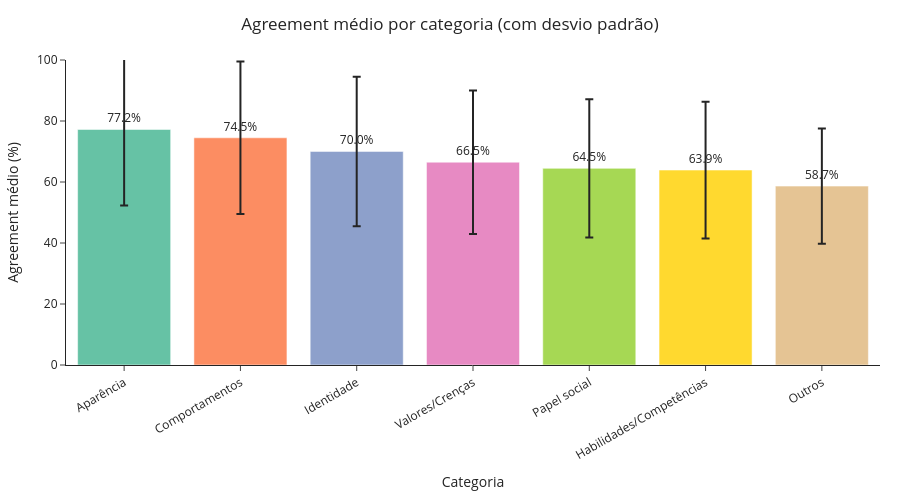

Notebook source saved alongside this figure:
### Code cell
# if not agreement_by_class.empty:
#     fig = px.bar(
#         agreement_by_class,
#         x='categoria',
#         y='agreement_medio_pct',
#         error_y='agreement_desvio_pct',
#         text='agreement_medio_pct',
#         title='Agreement médio por categoria (com desvio padrão)',
#     )
#     fig.update_traces(texttemplate='%{text:.2f}%', textposition='outside')
#     y_max = agreement_by_class['agreement_medio_pct'].max()
#     y_err = agreement_by_class['agreement_desvio_pct'].fillna(0).max()
#     fig.update_layout(
#         yaxis_title='Agreement médio (%)',
#         xaxis_title='Categoria',
#         yaxis_range=[0, min(100, y_max + y_err * 1.1)],
#         uniformtext_minsize=10,
#         uniformtext_mode='hide'
#     )
#     fig.show()
# else:
#     print('Sem dados de agreement por categoria para exibir.')

LABELS = {
    "identidade": "Identidade",
    "aparencia": "Aparência",
    "papel_social": "Papel social",
    "habilidades": "Habilidades/Competências",
    "valores": "Valores/Crenças",
    "comportamentos": "Comportamentos",
    "outros": "Outros",
}

if not agreement_by_class.empty:
    # Ordena pelas categorias com maior agreement médio
    agreement_by_class = agreement_by_class.sort_values(
        'agreement_medio_pct', ascending=False
    ).copy()

    # Nome amigável da categoria
    agreement_by_class['label_categoria'] = agreement_by_class['categoria'].map(LABELS)

    fig = px.bar(
        agreement_by_class,
        x='categoria',
        y='agreement_medio_pct',
        error_y='agreement_desvio_pct',
        text='agreement_medio_pct',  # texto = valor numérico
        title='Agreement médio por categoria (com desvio padrão)',
        color='categoria',
        color_discrete_sequence=px.colors.qualitative.Set2,
    )

    fig.update_traces(
        texttemplate='%{text:.1f}%',  # uma casa decimal + %
        textposition='outside',
        hovertemplate=(
            '<b>%{customdata[0]}</b><br>'
            'Agreement médio: %{y:.1f}%<br>'
            'Desvio padrão: %{customdata[1]:.1f}%'
            '<extra></extra>'
        ),
        customdata=agreement_by_class[['label_categoria', 'agreement_desvio_pct']].values
    )

    y_max = agreement_by_class['agreement_medio_pct'].max()
    y_err = agreement_by_class['agreement_desvio_pct'].fillna(0).max()

    fig.update_layout(
        template='simple_white',
        showlegend=False,  # sem legenda
        yaxis_title='Agreement médio (%)',
        xaxis_title='Categoria',
        title_x=0.5,
        uniformtext_minsize=10,
        uniformtext_mode='hide',
        margin=dict(l=40, r=20, t=60, b=80),
        height=500,
        xaxis=dict(
            tickangle=-30,
            tickmode='array',
            tickvals=agreement_by_class['categoria'],
            ticktext=agreement_by_class['label_categoria'],
            categoryorder='array',
            categoryarray=agreement_by_class['categoria'].tolist()
        ),
        yaxis=dict(
            range=[0, min(100, y_max + y_err * 1.25)]
        )
    )

    fig.show()
else:
    print('Sem dados de agreement por categoria para exibir.')

### Figure 1 — Plotly figure (JSON) as saved in the notebook; plotly's stock layout.template omitted (floating-point values rounded to 4 significant figures)
{"data": [{"customdata": [["Aparência", 24.91], ["Comportamentos", 25.0], ["Identidade", 24.5], ["Valores/Crenças", 23.53], ["Papel social", 22.69], ["Habilidades/Competências", 22.43], ["Outros", 18.92]], "error_y": {"array": [24.91]}, "hovertemplate": "<b>%{customdata[0]}</b><br>Agreement médio: %{y:.1f}%<br>Desvio padrão: %{customdata[1]:.1f}%<extra></extra>", "legendgroup": "aparencia", "marker": {"color": "rgb(102,194,165)", "pattern": {"shape": ""}}, "name": "aparencia", "orientation": "v", "showlegend": true, "text": [77.22], "textposition": "outside", "texttemplate": "%{text:.1f}%", "type": "bar", "x": ["aparencia"], "xaxis": "x", "y": [77.22], "yaxis": "y"}, {"customdata": [["Aparência", 24.91], ["Comportamentos", 25.0], ["Identidade", 24.5], ["Valores/Crenças", 23.53], ["Papel social", 22.69], ["Habilidades/Competências", 22.43], ["Outros", 18.92]], "error_y": {"array": [25.0]}, "hovertemplate": "<b>%{customdata[0]}</b><br>Agreement médio: %{y:.1f}%<br>Desvio padrão: %{customdata[1]:.1f}%<extra></extra>", "legendgroup": "comportamentos", "marker": {"color": "rgb(252,141,98)", "pattern": {"shape": ""}}, "name": "comportamentos", "orientation": "v", "showlegend": true, "text": [74.49], "textposition": "outside", "texttemplate": "%{text:.1f}%", "type": "bar", "x": ["comportamentos"], "xaxis": "x", "y": [74.49], "yaxis": "y"}, {"customdata": [["Aparência", 24.91], ["Comportamentos", 25.0], ["Identidade", 24.5], ["Valores/Crenças", 23.53], ["Papel social", 22.69], ["Habilidades/Competências", 22.43], ["Outros", 18.92]], "error_y": {"array": [24.5]}, "hovertemplate": "<b>%{customdata[0]}</b><br>Agreement médio: %{y:.1f}%<br>Desvio padrão: %{customdata[1]:.1f}%<extra></extra>", "legendgroup": "identidade", "marker": {"color": "rgb(141,160,203)", "pattern": {"shape": ""}}, "name": "identidade", "orientation": "v", "showlegend": true, "text": [70.03], "textposition": "outside", "texttemplate": "%{text:.1f}%", "type": "bar", "x": ["identidade"], "xaxis": "x", "y": [70.03], "yaxis": "y"}, {"customdata": [["Aparência", 24.91], ["Comportamentos", 25.0], ["Identidade", 24.5], ["Valores/Crenças", 23.53], ["Papel social", 22.69], ["Habilidades/Competências", 22.43], ["Outros", 18.92]], "error_y": {"array": [23.53]}, "hovertemplate": "<b>%{customdata[0]}</b><br>Agreement médio: %{y:.1f}%<br>Desvio padrão: %{customdata[1]:.1f}%<extra></extra>", "legendgroup": "valores", "marker": {"color": "rgb(231,138,195)", "pattern": {"shape": ""}}, "name": "valores", "orientation": "v", "showlegend": true, "text": [66.49], "textposition": "outside", "texttemplate": "%{text:.1f}%", "type": "bar", "x": ["valores"], "xaxis": "x", "y": [66.49], "yaxis": "y"}, {"customdata": [["Aparência", 24.91], ["Comportamentos", 25.0], ["Identidade", 24.5], ["Valores/Crenças", 23.53], ["Papel social", 22.69], ["Habilidades/Competências", 22.43], ["Outros", 18.92]], "error_y": {"array": [22.69]}, "hovertemplate": "<b>%{customdata[0]}</b><br>Agreement médio: %{y:.1f}%<br>Desvio padrão: %{customdata[1]:.1f}%<extra></extra>", "legendgroup": "papel_social", "marker": {"color": "rgb(166,216,84)", "pattern": {"shape": ""}}, "name": "papel_social", "orientation": "v", "showlegend": true, "text": [64.47], "textposition": "outside", "texttemplate": "%{text:.1f}%", "type": "bar", "x": ["papel_social"], "xaxis": "x", "y": [64.47], "yaxis": "y"}, {"customdata": [["Aparência", 24.91], ["Comportamentos", 25.0], ["Identidade", 24.5], ["Valores/Crenças", 23.53], ["Papel social", 22.69], ["Habilidades/Competências", 22.43], ["Outros", 18.92]], "error_y": {"array": [22.43]}, "hovertemplate": "<b>%{customdata[0]}</b><br>Agreement médio: %{y:.1f}%<br>Desvio padrão: %{customdata[1]:.1f}%<extra></extra>", "legendgroup": "habilidades", "marker": {"color": "rgb(255,217,47)", "pattern": {"shape": ""}}, "name": "habilidades", "orientation": "v", "showlegend": true, "text": [63.91], "textposition": "outside", "texttemplate": "%{text:.1f}%", "type": "bar", "x": ["habilidades"], "xaxis": "x", "y": [63.91], "yaxis": "y"}, {"customdata": [["Aparência", 24.91], ["Comportamentos", 25.0], ["Identidade", 24.5], ["Valores/Crenças", 23.53], ["Papel social", 22.69], ["Habilidades/Competências", 22.43], ["Outros", 18.92]], "error_y": {"array": [18.92]}, "hovertemplate": "<b>%{customdata[0]}</b><br>Agreement médio: %{y:.1f}%<br>Desvio padrão: %{customdata[1]:.1f}%<extra></extra>", "legendgroup": "outros", "marker": {"color": "rgb(229,196,148)", "pattern": {"shape": ""}}, "name": "outros", "orientation": "v", "showlegend": true, "text": [58.65], "textposition": "outside", "texttemplate": "%{text:.1f}%", "type": "bar", "x": ["outros"], "xaxis": "x", "y": [58.65], "yaxis": "y"}], "layout": {"barmode": "relative", "height": 500, "legend": {"title": {"text": "categoria"}, "tracegroupgap": 0}, "margin": {"b": 80, "l": 40, "r": 20, "t": 60}, "showlegend": false, "title": {"text": "Agreement médio por categoria (com desvio padrão)", "x": 0.5}, "uniformtext": {"minsize": 10, "mode": "hide"}, "xaxis": {"anchor": "y", "categoryarray": ["aparencia", "comportamentos", "identidade", "valores", "papel_social", "habilidades", "outros"], "categoryorder": "array", "domain": [0, 1], "tickangle": -30, "tickmode": "array", "ticktext": ["Aparência", "Comportamentos", "Identidade", "Valores/Crenças", "Papel social", "Habilidades/Competências", "Outros"], "tickvals": ["aparencia", "comportamentos", "identidade", "valores", "papel_social", "habilidades", "outros"], "title": {"text": "Categoria"}}, "yaxis": {"anchor": "x", "domain": [0, 1], "range": [0, 100], "title": {"text": "Agreement médio (%)"}}}}
